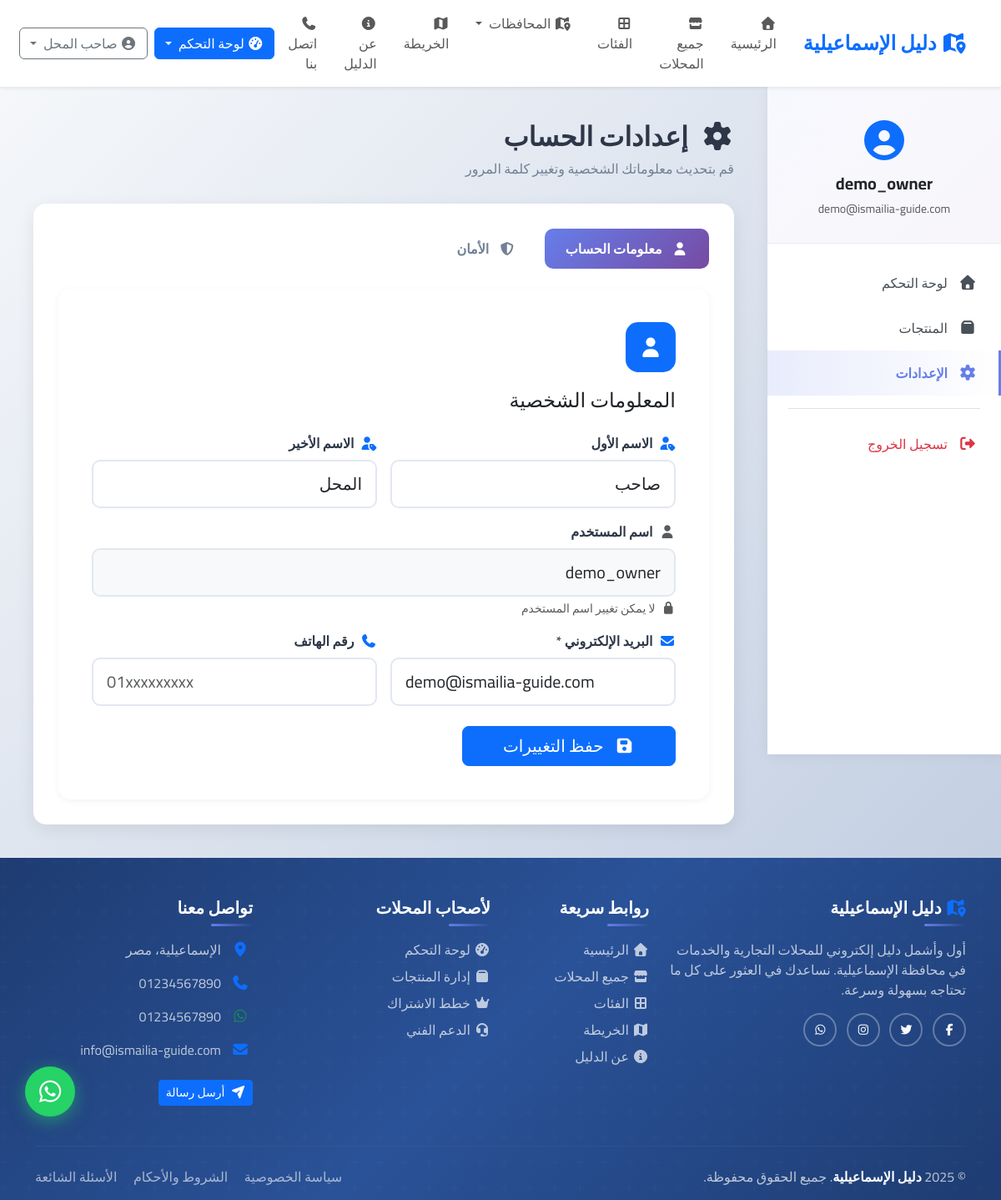
The app's page /accounts/settings/ (signed in) with its own data.
### accounts/models.py (models this page shows, shortened)
class User(AbstractUser):
    USER_TYPE_CHOICES = (
        ('admin', 'مدير النظام'),
        ('vendor', 'صاحب محل'),
        ('customer', 'عميل'),
    )
    user_type = models.CharField(
        max_length=10,
        choices=USER_TYPE_CHOICES,
        default='customer',
        verbose_name='نوع المستخدم'
    )
    phone = models.CharField(
        max_length=15,
        blank=True,
        null=True,
        verbose_name='رقم الهاتف'
    )
    is_verified = models.BooleanField(
        default=False,
        verbose_name='تم التحقق'
    )
    class Meta:
        verbose_name = 'مستخدم'
        verbose_name_plural = 'المستخدمون'

### accounts/views/vendor_views.py (the view, shortened to what this page needs)
# urls.py: path('settings/', vendor_views.dashboard_settings, name='dashboard_settings'),
@login_required
def dashboard_settings(request):
    context = {
        'user': request.user,
    }
    return render(request, 'accounts/settings.html', context)

### accounts/context_processors.py (called while the page is built, shortened)
def admin_stats(request):
    if not request.user.is_authenticated or not (request.user.is_staff or request.user.is_superuser):
        return {}

### directory/context_processors.py (called while the page is built)
def seo_defaults(request):
    return {
        'seo': {
            'site_name': getattr(settings, 'SITE_NAME', 'دليل الإسماعيلية'),
            'title': 'دليل الإسماعيلية - دليل شامل للمحلات والخدمات',
            'description': 'دليل شامل للمحلات التجارية والخدمات في الإسماعيلية والمحافظات المجاورة',
            'keywords': 'الإسماعيلية، دليل، محلات، خدمات، مطاعم، صيدليات',
        'navbar_categories': Category.objects.filter(
            is_active=True
        ).order_by('order', 'name')[:8],
        'navbar_governorates': Governorate.objects.filter(
            is_active=True
        ).order_by('order', 'name'),
        'total_categories': Category.objects.filter(is_active=True).count(),
        'total_governorates': Governorate.objects.filter(is_active=True).count(),
        'total_districts': District.objects.filter(is_active=True).count(),
    }
        }

def navbar_context(request):
    navbar_governorates = Governorate.objects.filter(
        is_active=True
    ).annotate(
        business_count=Count(
            'district__business',
            filter=Q(
                district__business__is_active=True,
                district__business__is_verified=True
            ),
            distinct=True
        )
    ).order_by('order', 'name')[:6]
    pending_businesses_count = 0
    pending_reviews_count = 0  # ← صفر مؤقتاً
    if request.user.is_authenticated and (request.user.is_staff or request.user.is_superuser):
        pending_businesses_count = Business.objects.filter(is_verified=False).count()
    return {
        'navbar_governorates': navbar_governorates,
        'pending_businesses_count': pending_businesses_count,
        'pending_reviews_count': pending_reviews_count,
    }

### directory/converters.py (called while the page is built)
    def to_url(self, value):
        return str(value)

### templates/accounts/settings.html (shortened to what this page needs)
{% extends 'base.html' %}
{% load static %}
{% block content %}
<div class="settings-page">
    <div class="settings-wrapper">
        {% if is_admin %}
            {% include 'includes/admin_sidebar.html' %}
        {% else %}
            <aside class="settings-sidebar">
                <div class="sidebar-brand">
                    <i class="fas fa-user-circle fa-3x mb-3 text-primary"></i>
                    <h5 class="fw-bold">{{ user.username }}</h5>
                    <p class="text-muted small mb-0">{{ user.email }}</p>
                </div>
                <nav class="sidebar-menu">
                    <a href="{% url 'vendor_dashboard' %}" class="menu-item">
                        <i class="fas fa-home"></i>
                        <span>لوحة التحكم</span>
                    </a>
                    <a href="{% url 'manage_products' %}" class="menu-item">
                        <i class="fas fa-box"></i>
                        <span>المنتجات</span>
                    </a>
                    <a href="{% url 'dashboard_settings' %}" class="menu-item active">
                        <i class="fas fa-cog"></i>
                        <span>الإعدادات</span>
                    </a>
                    <div class="menu-divider"></div>
                    <a href="{% url 'logout' %}" class="menu-item text-danger">
                        <i class="fas fa-sign-out-alt"></i>
                        <span>تسجيل الخروج</span>
                    </a>
                </nav>
            </aside>
        {% endif %}
        <main class="settings-main">
            <div class="page-header">
                <div>
                    <h2 class="page-title">
                        <i class="fas fa-cog me-2"></i>
                        إعدادات الحساب
                    </h2>
                    <p class="page-subtitle">قم بتحديث معلوماتك الشخصية وتغيير كلمة المرور</p>
                </div>
            </div>
            <div class="settings-tabs">
                <ul class="nav nav-pills mb-4" id="settingsTabs" role="tablist">
                    <li class="nav-item" role="presentation">
                        <button class="nav-link active" id="account-tab" data-bs-toggle="pill" data-bs-target="#account" type="button" role="tab">
                            <i class="fas fa-user me-2"></i>
                            معلومات الحساب
                        </button>
                    </li>
                    <li class="nav-item" role="presentation">
                        <button class="nav-link" id="security-tab" data-bs-toggle="pill" data-bs-target="#security" type="button" role="tab">
                            <i class="fas fa-shield-alt me-2"></i>
                            الأمان
                        </button>
                    </li>
                </ul>
                <div class="tab-content" id="settingsTabsContent">
                    <div class="tab-pane fade show active" id="account" role="tabpanel">
                        <div class="settings-card">
                            <div class="card-icon bg-primary">
                                <i class="fas fa-user"></i>
                            </div>
                            <h4 class="mb-4">المعلومات الشخصية</h4>
                            <form method="POST" action="{% url 'dashboard_settings' %}">
                                <div class="row g-3">
                                    <div class="col-md-6">
                                        <label class="form-label">
                                            <i class="fas fa-user-tag text-primary me-1"></i>
                                            الاسم الأول
                                        </label>
                                        <input type="text" name="first_name" class="form-control form-control-lg" value="{{ user.first_name }}" placeholder="أحمد">
                                    </div>
                                    <div class="col-md-6">
                                        <label class="form-label">
                                            <i class="fas fa-user-tag text-primary me-1"></i>
                                            الاسم الأخير
                                        </label>
                                        <input type="text" name="last_name" class="form-control form-control-lg" value="{{ user.last_name }}" placeholder="محمد">
                                    </div>
                                    <div class="col-md-12">
                                        <label class="form-label">
                                            <i class="fas fa-user text-muted me-1"></i>
                                            اسم المستخدم
                                        </label>
                                        <input type="text" class="form-control form-control-lg bg-light" value="{{ user.username }}" disabled>
                                        <small class="text-muted d-block mt-1">
                                            <i class="fas fa-lock me-1"></i>
                                            لا يمكن تغيير اسم المستخدم
                                        </small>
                                    </div>
                                    <div class="col-md-6">
                                        <label class="form-label">
                                            <i class="fas fa-envelope text-primary me-1"></i>
                                            البريد الإلكتروني *
                                        </label>
                                        <input type="email" name="email" class="form-control form-control-lg" value="{{ user.email }}" required>
                                    </div>
                                    <div class="col-md-6">
                                        <label class="form-label">
                                            <i class="fas fa-phone text-primary me-1"></i>
                                            رقم الهاتف
                                        </label>
                                        <input type="tel" name="phone" class="form-control form-control-lg" value="{{ user.phone|default:'' }}" placeholder="01xxxxxxxxx">
                                    </div>
                                </div>
                                <div class="mt-4">
                                    <button type="submit" class="btn btn-primary btn-lg px-5">
                                        <i class="fas fa-save me-2"></i>
                                        حفظ التغييرات
                                    </button>
                                </div>
                            </form>
                        </div>
                    </div>
                </div>
            </div>
        </main>
    </div>
</div>
{% endblock %}

### templates/includes/navbar.html (shortened to what this page needs)
{% load static %}
<nav class="navbar navbar-expand-lg navbar-light bg-white shadow-sm sticky-top">
    <div class="container">
        <a class="navbar-brand fw-bold text-primary" href="{% url 'home' %}">
            <i class="fas fa-map-marked-alt"></i>
            دليل الإسماعيلية
        </a>
        <div class="collapse navbar-collapse" id="navbarNav">
            <ul class="navbar-nav me-auto mb-2 mb-lg-0">
                <li class="nav-item">
                    <a class="nav-link" href="{% url 'home' %}">
                        <i class="fas fa-home"></i> الرئيسية
                    </a>
                </li>
                <li class="nav-item">
                    <a class="nav-link" href="{% url 'business_list' %}">
                        <i class="fas fa-store"></i> جميع المحلات
                    </a>
                </li>
                <li class="nav-item">
                    <a class="nav-link" href="{% url 'categories' %}">
                        <i class="fas fa-th-large"></i> الفئات
                    </a>
                </li>
                <li class="nav-item dropdown">
                    <a class="nav-link dropdown-toggle" href="#" id="governoratesDropdown" role="button" data-bs-toggle="dropdown" aria-expanded="false">
                        <i class="fas fa-map-marked-alt"></i> المحافظات
                    </a>
                </li>
                <li class="nav-item">
                    <a class="nav-link" href="{% url 'map_view' %}">
                        <i class="fas fa-map"></i> الخريطة
                    </a>
                </li>
                <li class="nav-item">
                    <a class="nav-link" href="{% url 'about' %}">
                        <i class="fas fa-info-circle"></i> عن الدليل
                    </a>
                </li>
                <li class="nav-item">
                    <a class="nav-link" href="{% url 'contact' %}">
                        <i class="fas fa-phone"></i> اتصل بنا
                    </a>
                </li>
            </ul>
            <div class="d-flex align-items-center gap-2">
                {% if user.is_authenticated %}
                    {% if user.user_type == 'vendor' %}
                    <div class="dropdown">
                        <button class="btn btn-primary dropdown-toggle" type="button" id="vendorDropdown" data-bs-toggle="dropdown" aria-expanded="false">
                            <i class="fas fa-tachometer-alt"></i> لوحة التحكم
                        </button>
                    </div>
                    {% endif %}
                    <div class="dropdown">
                        <button class="btn btn-outline-secondary dropdown-toggle" type="button" id="userDropdown" data-bs-toggle="dropdown" aria-expanded="false">
                            <i class="fas fa-user-circle"></i>
                            {{ user.get_full_name|default:user.username }}
                        </button>
                    </div>
                {% endif %}
            </div>
        </div>
    </div>
</nav>

### static/css/style.css (style rules this page uses)
body, h1, h2, h3, h4, h5, h6, p, a, button, input, textarea, select, label, span, div { font-family: 'Cairo', sans-serif; }
body { background-color: #f8f9fa; min-height: 100vh; display: flex; flex-direction: column; }
main { flex: 1; }
.navbar-brand { font-size: 1.5rem; }
.navbar-nav .nav-link { margin: 0 0.5rem; transition: color 0.3s; }

### static/css/animations.css (style rules this page uses)
html { scroll-behavior: smooth; }

### templates/base.html (style rules this page uses)
* { font-family: 'Cairo', sans-serif; }
html { scroll-behavior: smooth; height: 100%; }
body { min-height: 100%; display: flex; flex-direction: column; background-color: #f8f9fa; margin: 0; padding: 0; }

### templates/accounts/settings.html (style rules this page uses)
.settings-page { min-height: calc(100vh - 140px); background: linear-gradient(135deg, #f5f7fa 0%, #c3cfe2 100%); padding: 0; }
.settings-wrapper { display: flex; min-height: calc(100vh - 140px); }
.settings-sidebar { width: 280px; background: white; box-shadow: 2px 0 15px rgba(0,0,0,0.08); position: sticky; top: 0; height: 100vh; overflow-y: auto; }
.sidebar-brand { padding: 40px 20px 30px; text-align: center; border-bottom: 1px solid #e9ecef; background: linear-gradient(135deg, rgba(102, 126, 234, 0.05) 0%, rgba(118, 75, 162, 0.05) 100%); }
.sidebar-menu { padding: 20px 0; }
.menu-item { display: flex; align-items: center; padding: 15px 25px; color: #495057; text-decoration: none; transition: all 0.3s ease; border-right: 3px solid transparent; }
.menu-item.active { background: linear-gradient(90deg, rgba(102, 126, 234, 0.15) 0%, transparent 100%); color: #667eea; font-weight: 600; border-right-color: #667eea; }
.menu-item i { width: 24px; margin-left: 12px; font-size: 1.1rem; }
.menu-divider { height: 1px; background: #dee2e6; margin: 15px 25px; }
.settings-main { flex: 1; padding: 40px; overflow-y: auto; }
.page-header { margin-bottom: 30px; }
.page-title { font-size: 2rem; font-weight: 700; color: #2d3748; margin-bottom: 8px; }
.page-subtitle { color: #718096; margin-bottom: 0; }
.settings-tabs { background: white; border-radius: 15px; padding: 30px; box-shadow: 0 5px 20px rgba(0,0,0,0.08); }
.nav-pills .nav-link { padding: 12px 25px; border-radius: 10px; color: #718096; font-weight: 600; transition: all 0.3s ease; margin-left: 10px; }
.nav-pills .nav-link.active { background: linear-gradient(135deg, #667eea 0%, #764ba2 100%); color: white; }
.settings-card { background: white; border-radius: 15px; padding: 40px; box-shadow: 0 2px 10px rgba(0,0,0,0.05); }
.card-icon { width: 60px; height: 60px; border-radius: 15px; display: flex; align-items: center; justify-content: center; color: white; font-size: 1.5rem; margin-bottom: 20px; }
.form-control-lg { padding: 12px 16px; border-radius: 10px; border: 2px solid #e2e8f0; transition: all 0.3s ease; }
.form-label { font-weight: 600; color: #2d3748; margin-bottom: 8px; }

### templates/includes/navbar.html (style rules this page uses)
.nav-link { transition: all 0.3s ease; border-radius: 8px; padding: 8px 15px; }
.btn { transition: all 0.3s ease; }
.navbar .d-flex { gap: 8px; }

### records on screen
User: get_full_name "صاحب المحل", username "demo_owner", email "demo@ismailia-guide.com", first_name "صاحب", last_name "المحل"
